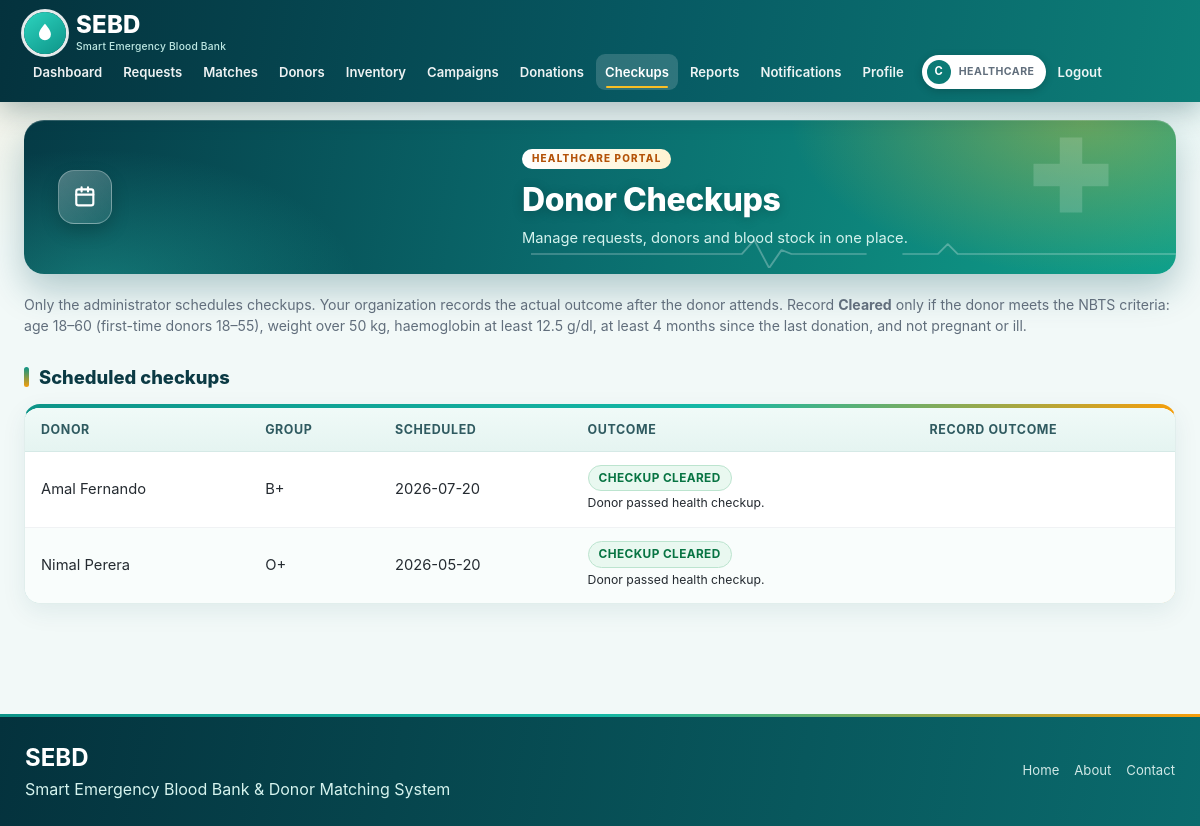
/healthcare/checkups.php (signed in), run on the app's committed database.
### tables this page shows
CREATE TABLE IF NOT EXISTS `donor_checkups` (
  `checkup_id` int NOT NULL AUTO_INCREMENT,
  `donor_id` int NOT NULL,
  `organization_id` int NOT NULL,
  `scheduled_by` int NOT NULL,
  `scheduled_date` date NOT NULL,
  `actual_date` date DEFAULT NULL,
  `outcome` enum('PENDING','CLEARED','NO_SHOW') DEFAULT 'PENDING',
  `notes` text,
  `recorded_by` int DEFAULT NULL,
  `created_at` datetime DEFAULT CURRENT_TIMESTAMP,
  PRIMARY KEY (`checkup_id`),
  KEY `donor_id` (`donor_id`),
  KEY `organization_id` (`organization_id`),
  KEY `scheduled_by` (`scheduled_by`),
  KEY `recorded_by` (`recorded_by`)
);

CREATE TABLE IF NOT EXISTS `users` (
  `user_id` int NOT NULL AUTO_INCREMENT,
  `full_name` varchar(100) NOT NULL,
  `email` varchar(100) NOT NULL,
  `password` varchar(255) NOT NULL,
  `role` enum('DONOR','HEALTHCARE','ADMIN') NOT NULL,
  `phone` varchar(20) DEFAULT NULL,
  `status` enum('PENDING','ACTIVE','SUSPENDED') DEFAULT 'PENDING',
  `must_change_password` tinyint(1) NOT NULL DEFAULT 0,
  `created_at` datetime DEFAULT CURRENT_TIMESTAMP,
  `updated_at` datetime DEFAULT CURRENT_TIMESTAMP ON UPDATE CURRENT_TIMESTAMP,
  PRIMARY KEY (`user_id`),
  UNIQUE KEY `email` (`email`)
);

CREATE TABLE IF NOT EXISTS `donors` (
  `donor_id` int NOT NULL AUTO_INCREMENT,
  `user_id` int NOT NULL,
  `blood_group` enum('A+','A-','B+','B-','AB+','AB-','O+','O-') NOT NULL,
  `date_of_birth` date NOT NULL,
  `weight_kg` decimal(5,2) DEFAULT NULL,
  `gender` varchar(20) DEFAULT NULL,
  `address` varchar(255) DEFAULT NULL,
  `city` varchar(100) DEFAULT NULL,
  `latitude` decimal(10,7) DEFAULT NULL,
  `longitude` decimal(10,7) DEFAULT NULL,
  `last_donation_date` date DEFAULT NULL,
  `recent_illness` varchar(255) DEFAULT NULL,
  `medication` varchar(255) DEFAULT NULL,
  `preferred_organization_id` int DEFAULT NULL,
  `rejection_reason` varchar(255) DEFAULT NULL,
  `re_review_requested` tinyint(1) NOT NULL DEFAULT '0',
  `health_status` enum('PENDING','CLEARED') DEFAULT 'PENDING',
  `verification_status` enum('PENDING','VERIFIED','REJECTED') DEFAULT 'PENDING',
  `availability_status` enum('AVAILABLE','UNAVAILABLE') DEFAULT 'UNAVAILABLE',
  `created_at` datetime DEFAULT CURRENT_TIMESTAMP,
  `updated_at` datetime DEFAULT CURRENT_TIMESTAMP ON UPDATE CURRENT_TIMESTAMP,
  PRIMARY KEY (`donor_id`),
  UNIQUE KEY `user_id` (`user_id`)
);

### healthcare/checkups.php (the view, shortened to what this page needs)
<?php require_once __DIR__.'/../includes/auth.php'; require_role('HEALTHCARE');
$o=my_org($pdo); $oid=(int)$o['organization_id'];
$s=$pdo->prepare("SELECT c.*,u.full_name,d.blood_group FROM donor_checkups c JOIN donors d USING(donor_id) JOIN users u ON u.user_id=d.user_id WHERE c.organization_id=? ORDER BY c.outcome='PENDING' DESC,c.scheduled_date DESC"); $s->execute([$oid]); $checkups=$s->fetchAll();
$title='Donor Checkups'; require '../includes/header.php'; ?>
<p class="muted">Only the administrator schedules checkups. Your organization records the actual outcome after the donor attends. Record <b>Cleared</b> only if the donor meets the NBTS criteria: age 18&ndash;60 (first-time donors 18&ndash;55), weight over <?= DONOR_MIN_WEIGHT_KG ?> kg, haemoglobin at least <?= DONOR_MIN_HB ?> g/dl, at least <?= DONATION_GAP_MONTHS ?> months since the last donation, and not pregnant or ill.</p>
<h2>Scheduled checkups</h2><div class="tw"><table><thead><tr><th>Donor</th><th>Group</th><th>Scheduled</th><th>Outcome</th><th>Record outcome</th></tr></thead><tbody>
<?php foreach($checkups as $c): ?><tr><td><?= h($c['full_name']) ?></td><td><?= h($c['blood_group']) ?></td><td><?= h($c['scheduled_date']) ?></td><td><?= badge($c['outcome']) ?><br><small><?= h($c['notes']) ?></small></td><td><?php if($c['outcome']==='PENDING' && $c['scheduled_date']>date('Y-m-d')): ?> <?= h($c['scheduled_date']) ?><?php elseif($c['outcome']==='PENDING'): ?><?= csrf_field() ?><?= (int)$c['checkup_id'] ?><?php endif; ?></td></tr><?php endforeach; ?><?php if(!$checkups): ?><tr><td colspan="5">No checkups assigned to this organization.</td></tr><?php endif; ?></tbody></table></div><?php require '../includes/footer.php'; ?>

### includes/functions.php (shortened to what this page needs)
<?php
function icon($n){
  static $i=[
  'drop'=>'<path d="M12 2.7s6 6.2 6 10.6a6 6 0 0 1-12 0c0-4.4 6-10.6 6-10.6z"/>',
  'users'=>'<path d="M16 20v-1.5a3.5 3.5 0 0 0-3.5-3.5h-5A3.5 3.5 0 0 0 4 18.5V20"/><circle cx="10" cy="8" r="3.5"/><path d="M20 20v-1.5a3.5 3.5 0 0 0-2.5-3.3M15.5 4.7a3.5 3.5 0 0 1 0 6.6"/>',
  'user'=>'<circle cx="12" cy="8" r="4"/><path d="M4 21v-1a6 6 0 0 1 6-6h4a6 6 0 0 1 6 6v1"/>',
  'check'=>'<path d="M5 12.5l4.5 4.5L19 7.5"/>',
  'hospital'=>'<path d="M4 21V6a1 1 0 0 1 1-1h8a1 1 0 0 1 1 1v15M14 10h5a1 1 0 0 1 1 1v10M2 21h20M9 8v6M6 11h6"/>',
  'activity'=>'<path d="M3 12h4l3-8 4 16 3-8h4"/>',
  'alert'=>'<path d="M12 3.5L21.5 20h-19z"/><path d="M12 10v5M12 17.5v.01"/>',
  'target'=>'<circle cx="12" cy="12" r="9"/><circle cx="12" cy="12" r="5"/><circle cx="12" cy="12" r="1"/>',
  'lock'=>'<rect x="5" y="11" width="14" height="10" rx="2"/><path d="M8 11V8a4 4 0 0 1 8 0v3"/>',
  'message'=>'<path d="M21 12a8 8 0 0 1-11.6 7.1L4 20.5l1.4-4.6A8 8 0 1 1 21 12z"/>',
  'pin'=>'<path d="M12 21s7-6.2 7-11.5a7 7 0 0 0-14 0C5 14.8 12 21 12 21z"/><circle cx="12" cy="9.5" r="2.5"/>',
  'mail'=>'<rect x="3" y="5" width="18" height="14" rx="2"/><path d="M3 7l9 6 9-6"/>',
  'phone'=>'<path d="M5 4h4l2 5-2.5 1.5a11 11 0 0 0 5 5L15 13l5 2v4a2 2 0 0 1-2 2A16 16 0 0 1 3 6a2 2 0 0 1 2-2z"/>',
  'shield'=>'<path d="M12 3l8 3v6c0 4.5-3.4 8-8 9-4.6-1-8-4.5-8-9V6z"/><path d="M9 12l2.2 2.2L15.5 10"/>',
  'clock'=>'<circle cx="12" cy="12" r="9"/><path d="M12 7v5l3 2"/>',
  'arrow'=>'<path d="M5 12h14M13 6l6 6-6 6"/>',
  'calendar'=>'<rect x="4" y="5" width="16" height="15" rx="2"/><path d="M4 10h16M9 3v4M15 3v4"/>',
  'bell'=>'<path d="M6 16v-5a6 6 0 0 1 12 0v5l1.5 2h-15z"/><path d="M10 20.5a2 2 0 0 0 4 0"/>',
  'heart'=>'<path d="M12 20s-7.5-4.6-7.5-10a4.3 4.3 0 0 1 7.5-2.8A4.3 4.3 0 0 1 19.5 10c0 5.4-7.5 10-7.5 10z"/>',
  'clipboard'=>'<rect x="6" y="4" width="12" height="17" rx="2"/><path d="M9 4h6v3H9zM9 12h6M9 16h4"/>',
  'megaphone'=>'<path d="M4 10v4h3l7 4V6L7 10z"/><path d="M17.5 9.5a4 4 0 0 1 0 5"/>',
  'ban'=>'<circle cx="12" cy="12" r="9"/><path d="M5.6 5.6l12.8 12.8"/>',
  'file'=>'<path d="M7 3h7l4 4v14H7z"/><path d="M14 3v4h4M10 13h5M10 17h5"/>',
  'menu'=>'<path d="M4 6h16M4 12h16M4 18h16"/>'
  ];
  return "<svg class='ico' viewBox='0 0 24 24' width='1em' height='1em' aria-hidden='true' focusable='false'>".$i[$n].'</svg>';
}
function h($s){ return htmlspecialchars((string)$s, ENT_QUOTES, 'UTF-8'); }
function badge($s){ $label=$s==='CLEARED'?'Checkup cleared':str_replace('_',' ',$s); return "<span class='badge b-".strtolower(h($s))."'>".h($label)."</span>"; }

### data on the page
donor_checkups: users.full_name "Amal Fernando", donor.blood_group "B+", scheduled_date "2026-07-20", outcome "CHECKUP CLEARED", notes "Donor passed health checkup."
donor_checkups: users.full_name "Nimal Perera", donor.blood_group "O+", scheduled_date "2026-05-20", outcome "CHECKUP CLEARED", notes "Donor passed health checkup."

### other printed values
$l "Dashboard"
$l "Requests"
$l "Matches"
$l "Donors"
$l "Inventory"
$l "Campaigns"
$l "Donations"
$l "Checkups"
$l "Reports"
$l "Notifications"
$l "Profile"
substr($_SESSION['name']??'U',0,1) "C"
$title "Donor Checkups"
DONOR_MIN_WEIGHT_KG "50"
DONOR_MIN_HB "12.5"
